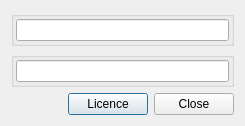
<?xml version="1.0" encoding="UTF-8"?>
<ui version="4.0">
 <class>LicenceDlg</class>
 <widget class="QDialog" name="LicenceDlg">
  <property name="geometry">
   <rect>
    <x>0</x>
    <y>0</y>
    <width>241</width>
    <height>125</height>
   </rect>
  </property>
  <property name="maximumSize">
   <size>
    <width>241</width>
    <height>125</height>
   </size>
  </property>
  <property name="windowTitle">
   <string>LicenceDlg</string>
  </property>
  <layout class="QVBoxLayout" name="verticalLayout">
   <item>
    <widget class="QGroupBox" name="groupBox_2">
     <property name="title">
      <string/>
     </property>
     <layout class="QHBoxLayout" name="horizontalLayout_3">
      <property name="margin">
       <number>2</number>
      </property>
      <item>
       <widget class="QLineEdit" name="lineEditModelNumber">
        <property name="readOnly">
         <bool>true</bool>
        </property>
       </widget>
      </item>
     </layout>
    </widget>
   </item>
   <item>
    <spacer name="verticalSpacer_2">
     <property name="orientation">
      <enum>Qt::Vertical</enum>
     </property>
     <property name="sizeHint" stdset="0">
      <size>
       <width>223</width>
       <height>3</height>
      </size>
     </property>
    </spacer>
   </item>
   <item>
    <widget class="QGroupBox" name="groupBox">
     <property name="title">
      <string/>
     </property>
     <layout class="QHBoxLayout" name="horizontalLayout_2">
      <property name="spacing">
       <number>2</number>
      </property>
      <property name="margin">
       <number>2</number>
      </property>
      <item>
       <widget class="QLineEdit" name="lineEditLicence"/>
      </item>
     </layout>
    </widget>
   </item>
   <item>
    <spacer name="verticalSpacer">
     <property name="orientation">
      <enum>Qt::Vertical</enum>
     </property>
     <property name="sizeHint" stdset="0">
      <size>
       <width>20</width>
       <height>8</height>
      </size>
     </property>
    </spacer>
   </item>
   <item>
    <layout class="QHBoxLayout" name="horizontalLayout">
     <item>
      <spacer name="horizontalSpacer">
       <property name="orientation">
        <enum>Qt::Horizontal</enum>
       </property>
       <property name="sizeHint" stdset="0">
        <size>
         <width>40</width>
         <height>20</height>
        </size>
       </property>
      </spacer>
     </item>
     <item>
      <widget class="QPushButton" name="pushButtonLicence">
       <property name="text">
        <string>Licence</string>
       </property>
      </widget>
     </item>
     <item>
      <widget class="QPushButton" name="pushButtonClose">
       <property name="text">
        <string>Close</string>
       </property>
      </widget>
     </item>
    </layout>
   </item>
  </layout>
 </widget>
 <layoutdefault spacing="6" margin="11"/>
 <resources/>
 <connections/>
</ui>
